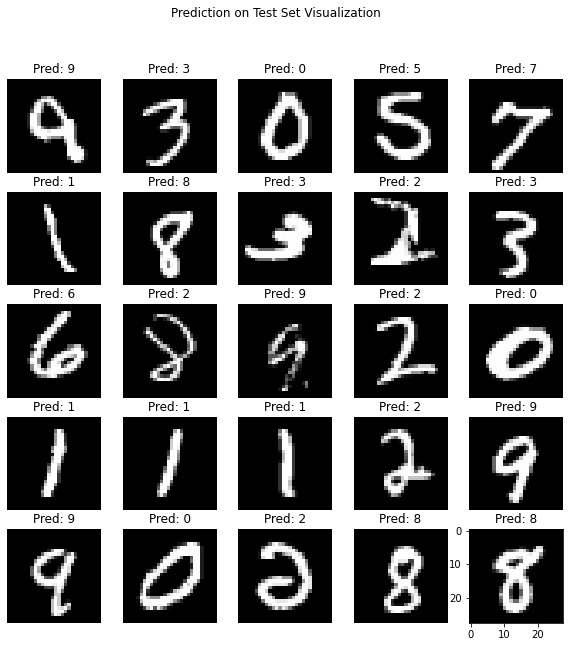

Source code (Python):
import numpy as np
import tensorflow as tf
import matplotlib.pyplot as plt
from sklearn.metrics import accuracy_score, f1_score, precision_score, recall_score, confusion_matrix, ConfusionMatrixDisplay

class MNISTNeuralNetwork():
    def __init__(self, hidden_units):
        self.input = tf.keras.Input(shape=(28,28), name="input")
        self.flat = tf.keras.layers.Flatten(name="flatten")(self.input)
        self.hidden = tf.keras.layers.Dense(units=hidden_units,activation='relu', name="hidden_1")(self.flat)
        self.output = tf.keras.layers.Dense(units=10, activation="softmax", name="output")(self.hidden)

    def build(self):
        print("\nBuilding model...")
        self.model = tf.keras.Model(inputs=self.input, outputs=self.output)
        return self.model
    
    def train(self, x, y, epochs):
        optimizer = tf.keras.optimizers.SGD()
        loss = tf.keras.losses.SparseCategoricalCrossentropy()
        call_back = tf.keras.callbacks.ModelCheckpoint(filepath="best_model.h5",
                                                        save_weights_only=True,
                                                        monitor='loss',
                                                        mode='min',
                                                        save_best_only=True)
        self.model.compile(optimizer=optimizer, loss=loss)
        hist = self.model.fit(x, y, epochs=epochs, callbacks=[call_back])
        return hist
    
    def save(self, path):
        print(f"Save model to {path}...")
        self.model.save_weights(path)

    def load(self, checkpoint):
        print(f"Load model from {checkpoint}...")
        self.model.load_weights(checkpoint)

    def predict(self, x, threshold=0.5):
        pred = self.model.predict(x, verbose=0)
        label = tf.math.argmax(pred, axis=1).numpy()
        return label

    def evaluate(self, X_test, y_test, threshold=0.5):
        print("Evaluate model...")
        pred = self.model.predict(X_test, verbose=1)
        pred_label = tf.math.argmax(pred, axis=1)
        print(f"\tAccuracy: {accuracy_score(y_test, pred_label):.3f}")
        print(f"\tPrecision: {precision_score(y_test, pred_label, average='micro'):.3f}")
        print(f"\tRecall: {recall_score(y_test, pred_label, average='micro'):.3f}")
        print(f"\tF1-score: {f1_score(y_test, pred_label, average='micro'):.3f}")

        confusion_m = confusion_matrix(y_test, pred_label)
        
        cm_display = ConfusionMatrixDisplay(confusion_matrix = confusion_m, display_labels = [False, True])
        print("\nDisplay Confusion Matrix:\n")
        cm_display.plot()
        plt.show()

    def summary(self):
        print(self.model.summary())
    
    def get_trained_params(self):
        weights = self.model.get_weights()
        return weights

if __name__ == "__main__":
    (X_train, y_train), (X_test, y_test) = tf.keras.datasets.mnist.load_data()
    X_train, X_test = X_train/255., X_test/255.

    print(f"X_train shape: {X_train.shape}")
    print(f"y_train shape: {y_train.shape}")
    print(f"X_test shape: {X_test.shape}")
    print(f"y_test shape: {y_test.shape}")

    model = MNISTNeuralNetwork(784)
    model.build()
    model.summary()

    print("\n\t**Train Model on Train Set**")
    hist = model.train(X_train, y_train, epochs=10)
    plt.plot(hist.history["loss"])
    plt.xlabel("Epochs")
    plt.ylabel("Loss")
    plt.title("Training Loss")
    plt.show()

    print("\n\t**Test Model on Test Set**")
    model.evaluate(X_test, y_test)

    print("\n\t**Save Model**")
    model.save("checkpoint.h5")

    print("\n\t**Load Model**")
    model.load("best_model.h5")

    print("\n\t**Get Model's parameters**")
    weights = model.get_trained_params()

    print("\n\t**Demo on Image**")
    idx = 1
    plt.figure(figsize=(20, 10))
    plt.suptitle("Prediction on Test Set Visualization")
    for i in range(5):
        for j in range(5):
            x_idx = tf.experimental.numpy.random.randint(low=0,
                                            high=X_test.shape[0],
                                            size=1,dtype=tf.experimental.numpy.int64).numpy()[0]
            plt.axis('off')
            plt.subplot(5,5, idx)
            plt.imshow(X_test[x_idx],cmap="gray")
            plt.title(f"Pred: {model.predict(tf.expand_dims(X_test[x_idx], axis=0))[0]}")
            idx += 1
    plt.show()